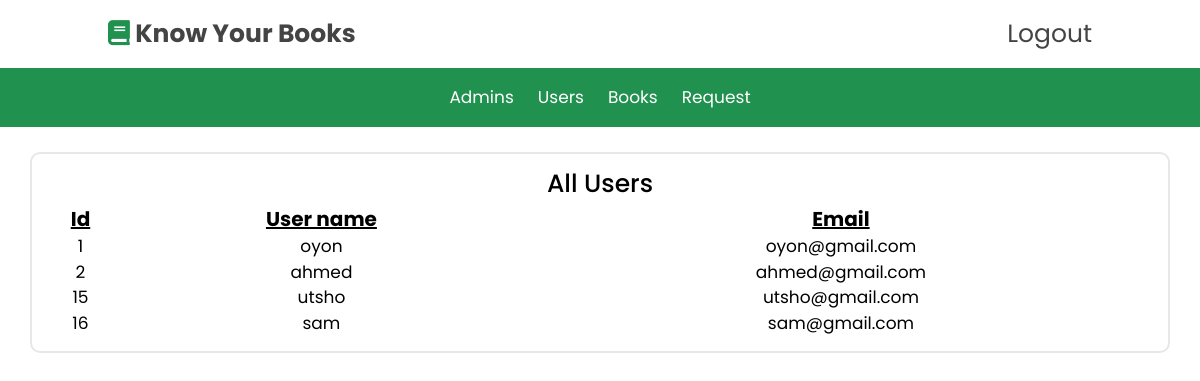
/php/userlist.php (signed in), run on the app's committed database.
### tables this page shows
CREATE TABLE `users` (
  `id` int(11) NOT NULL,
  `username` varchar(255) NOT NULL,
  `email` varchar(255) NOT NULL,
  `password` varchar(255) NOT NULL
);

### php/userlist.php (the view, shortened to what this page needs)
<?php
include 'config.php';
?>
<!DOCTYPE html>
<html lang="en">
<head>
    <link href="https://cdn.jsdelivr.net/npm/bootstrap@5.0.2/dist/css/bootstrap.min.css" rel="stylesheet">
    <link rel="stylesheet" href="https://cdnjs.cloudflare.com/ajax/libs/font-awesome/5.15.4/css/all.min.css">
    <link rel="stylesheet" href="../css/userlist.css">
</head>
<body>
    <header class="header">
        <div class="header-1">
            <a href="adminlist.php" class="logo"> <i class="fas fa-book"></i> Know Your Books </a>
            <div class="icons">
                <?php
                if (isset($_SESSION['username'])) {
                    echo "<a href='logout.php'>Logout</a>";
                } else {
                    header("Location: adminlogin.php");
                }
                ?>
            </div>
        </div>
        <div class="header-2">
            <nav class="navbar d-flex justify-content-center">
                <a href="adminlist.php">Admins</a>
                <a href="userlist.php">Users</a>
                <a href="books.php">Books</a>
                <a href="requestlist.php">Request</a>
            </nav>
        </div>
    </header>
    <div class="container">
        <div class="col-nd-12">
            <div class="row">
                <h1>All Users</h1>
                <?php
                $query = "SELECT * FROM users";
                $res = mysqli_query($conn, $query);
                $output = "<table>
                            <tr>
                            <th>Id</th>
                            <th>User name</th>
                            <th>Email</th>
                            </tr>";
                while ($row = mysqli_fetch_array($res)) {
                    $id = $row['id'];
                    $username = $row['username'];
                    $email = $row['email'];
                    $output .= "
                                <tr>
                                    <td>$id</td>
                                    <td>$username</td>
                                    <td>$email</td>
                                ";
                }
                $output .= "
                            </tr>
                            </table>";
                echo $output;
                ?>
            </div>
        </div>
    </div>
</body>
</html>

### css/userlist.css (style rules this page uses)
:root { --green: #27ae60; --dark-color: #219150; --black: #444; --light-color: #666; --border: .1rem solid rgba(0, 0, 0, .1); --border-hover: .1rem solid var(--black); --box-shadow: 0 .5rem 1rem rgba(0, 0, 0, .1); }
* { font-family: 'Poppins', sans-serif; margin: 0; padding: 0; box-sizing: border-box; outline: none; border: none; text-decoration: none; transition: all .2s linear; transition: width none; }
html { font-size: 62.5%; overflow-x: hidden; scroll-padding-top: 5rem; scroll-behavior: smooth; }
a { text-decoration: none !important; }
.header .header-1 { background: #fff; padding: 1.5rem 9%; display: flex; align-items: center; justify-content: space-between; }
.header .header-1 .logo { font-size: 2.5rem; font-weight: bolder; color: var(--black); }
.header .header-1 .logo i { color: var(--dark-color); }
.header .header-1 .icons div, .header .header-1 .icons a { font-size: 2.5rem; margin-left: 1.5rem; color: var(--black); cursor: pointer; }
.header .header-2 { background: var(--dark-color); }
.header .header-2 .navbar a { color: #fff; display: inline-block; padding: 1.2rem; font-size: 1.7rem; }
.container { color: black; width: 100%; height: 100%; text-align: center; margin-top: 25px; margin-bottom: 25px; }
.container { width: 100%; height: 100%; border: 2px solid #e7e7e7; padding: 15px 20px; border-radius: 10px; background: transparent; outline: none; transition: .3s; }
.container table th { font-size: 2.0rem; text-decoration: 2px underline; }
.container table td { font-size: 1.7rem; }

### data on the page
users: id "1", username "oyon", email "oyon@gmail.com"
users: id "2", username "ahmed", email "ahmed@gmail.com"
users: id "15", username "utsho", email "utsho@gmail.com"
users: id "16", username "sam", email "sam@gmail.com"
